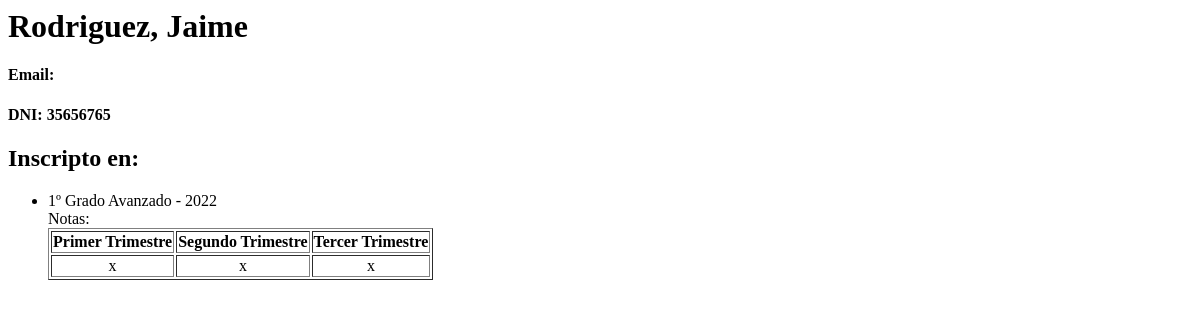
Page /alumnos/2/ on the earlier database version.
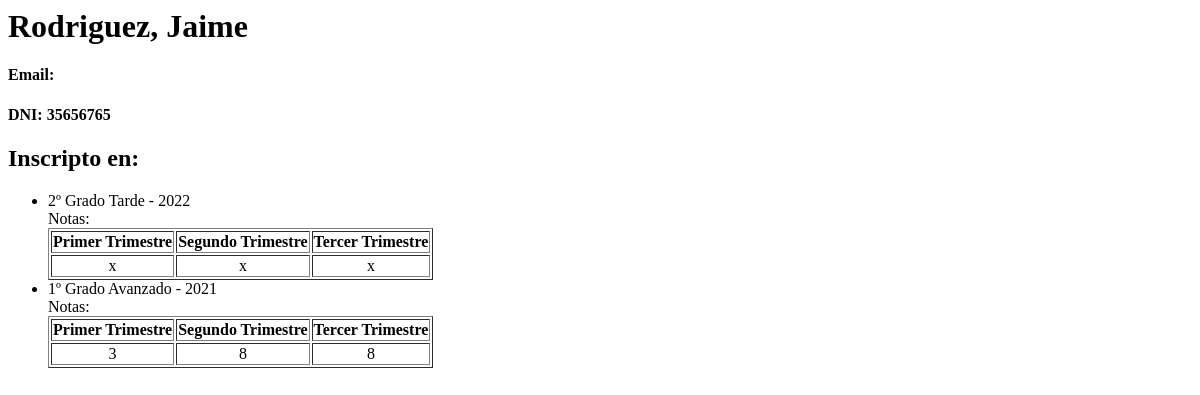
Same page on the later database version.
### alumnos/models.py (models this page shows, shortened)
class Ficha(models.Model):
    año_de_cursado = models.CharField(max_length=4)
    alumno = models.ForeignKey(Alumno, on_delete=models.CASCADE)
    curso = models.ForeignKey(Curso, on_delete=models.CASCADE )

class Curso(models.Model):
    curso_text = models.CharField(max_length=80)
    cicloLectivo = models.ForeignKey(CicloLectivo, on_delete=models.CASCADE)
    def __str__(self):
        return self.curso_text + " - " + self.cicloLectivo.año

class CicloLectivo(models.Model):
    año = models.CharField(max_length=4)
    fecha_ini = models.DateField('Inicio Ciclo Lectivo')
    fecha_fin = models.DateField('Fin Ciclo Lectivo')
    class Meta:
        verbose_name_plural = "Ciclo Lectivo"

class Notas(models.Model):
    ficha = models.ForeignKey(Ficha, on_delete=models.CASCADE)
    primTrim = models.CharField(max_length=1)
    seguTrim = models.CharField(max_length=1)
    tercTrim = models.CharField(max_length=1)
    class Meta:
        verbose_name_plural = "Notas"

### alumnos/views.py (the view)
# urls.py: path('<int:alumno_id>/', views.detail, name='detail'),
def detail(request, alumno_id):
    try:
        alumno = Alumno.objects.get(pk=alumno_id)
    except Alumno.DoesNotExist:
        raise Http404("Alumno does not exist")
    return render(request, 'alumnos/detail.html', {'alumno': alumno})

### alumnos/models.py (called while the page is built)
    def nombre_completo(self):
        return self.apellido + ", " + self.nombre

### alumnos/templates/alumnos/detail.html
<h1>{{ alumno.nombre_completo }}</h1>
<h4>Email: <a href="mailto:{{ alumno.email }}">{{ alumno.email }}</a></h4>
<h4>DNI: {{ alumno.dni }}</h4>
<h2>Inscripto en:</h2>
<ul>
{% for elige in alumno.ficha_set.all %}
    <li>{{ elige.curso }} </li>
    Notas:
    <table border="1">
        <tr align="center">
            <th>Primer Trimestre</th>
            <th>Segundo Trimestre</th>
            <th>Tercer Trimestre</th>
        </tr>
        <tr  align="center">
        {% for eval in elige.notas_set.all %}
        <td>{{ eval.primTrim }}</td>
        <td>{{ eval.seguTrim }}</td>
        <td>{{ eval.tercTrim }}</td>
        </tr>
    {% endfor %}
    </table>
{% endfor %}
</ul>

Differences in the rows shown:
changed Ficha: curso "1º Grado Avanzado - 2022" → "2º Grado Tarde - 2022"
added Ficha: curso "1º Grado Avanzado - 2021"
added Notas: primTrim "3", seguTrim "8", tercTrim "8", shown under "1º Grado Avanzado - 2021"
